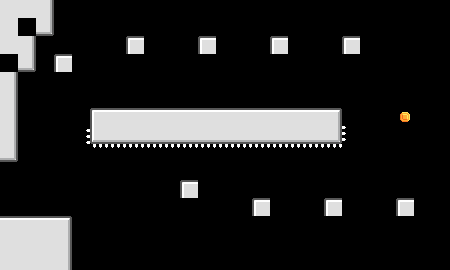

Rendered tile map (Tiled .tmx) drawn with the repository's tilesets; below, a short description and the full map source, tile grids included:
An orthogonal 25x15 tile map with 18x18 px tiles, 1 tile layer (Tile Layer 1), 6 tilesets.

<map version="1.10" tiledversion="1.11.1" orientation="orthogonal" renderorder="right-down" width="25" height="15" tilewidth="18" tileheight="18" infinite="0" nextlayerid="2" nextobjectid="1">
 <tileset firstgid="1" source="marble_packed.tsx" />
 <tileset firstgid="82" source="more-marble-blocks.tsx" />
 <tileset firstgid="94" source="spike.tsx" />
 <tileset firstgid="95" source="coin3-18x18.tsx" />
 <tileset firstgid="109" source="void.tsx" />
 <tileset firstgid="110" source="marble-blocks-corner-edge.tsx" />
 <layer id="1" name="Tile Layer 1" width="25" height="15">
  <data encoding="csv">
38,38,39,0,0,0,0,0,0,0,0,0,0,0,0,0,0,0,0,0,0,0,0,0,0,
38,126,48,0,0,0,0,0,0,0,0,0,0,0,0,0,0,0,0,0,0,0,0,0,0,
38,39,0,0,0,0,0,28,0,0,0,28,0,0,0,28,0,0,0,28,0,0,0,0,0,
126,48,0,28,0,0,0,0,0,0,0,0,0,0,0,0,0,0,0,0,0,0,0,0,0,
39,0,0,0,0,0,0,0,0,0,0,0,0,0,0,0,0,0,0,0,0,0,0,0,0,
39,0,0,0,0,0,0,0,0,0,0,0,0,0,0,0,0,0,0,0,0,0,0,0,0,
39,0,0,0,0,28,29,29,29,29,29,29,29,29,29,29,29,29,30,0,0,0,95,0,0,
39,0,0,0,1610612830,46,47,47,47,47,47,47,47,47,47,47,47,47,48,2684354654,0,0,0,0,0,
48,0,0,0,0,3221225566,3221225566,3221225566,3221225566,3221225566,3221225566,3221225566,3221225566,3221225566,3221225566,3221225566,3221225566,3221225566,3221225566,0,0,0,0,0,0,
2684354669,0,0,0,0,0,0,0,0,0,0,0,0,0,0,0,0,0,0,0,0,0,0,0,0,
2684354669,0,0,0,0,0,0,0,0,0,28,0,0,0,0,0,0,0,0,0,0,0,0,0,0,
2684354669,0,0,0,0,0,0,0,0,0,0,0,0,0,28,0,0,0,28,0,0,0,28,0,0,
29,29,29,30,0,0,0,0,0,0,0,0,0,0,0,0,0,0,0,0,0,0,0,0,0,
38,38,38,39,0,0,0,0,0,0,0,0,0,0,0,0,0,0,0,0,0,0,0,0,0,
38,38,38,39,109,109,109,109,109,109,109,109,109,109,109,109,109,109,109,109,109,109,109,109,109
</data>
 </layer>
</map>
